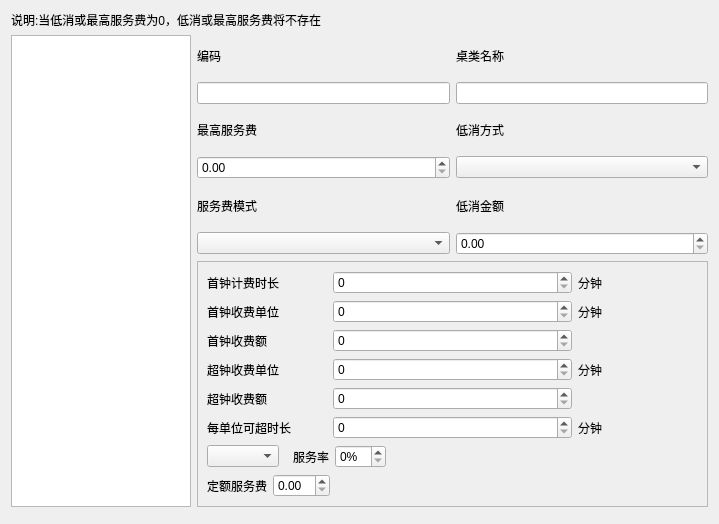
<?xml version="1.0" encoding="UTF-8"?>
<ui version="4.0">
 <class>w_bt_dish_table_tableset_Dialog</class>
 <widget class="QDialog" name="w_bt_dish_table_tableset_Dialog">
  <property name="geometry">
   <rect>
    <x>0</x>
    <y>0</y>
    <width>719</width>
    <height>524</height>
   </rect>
  </property>
  <property name="windowTitle">
   <string>Dialog</string>
  </property>
  <layout class="QVBoxLayout" name="verticalLayout_3">
   <item>
    <widget class="QLabel" name="label_7">
     <property name="styleSheet">
      <string notr="true"/>
     </property>
     <property name="text">
      <string>说明:当低消或最高服务费为0，低消或最高服务费将不存在</string>
     </property>
     <property name="wordWrap">
      <bool>true</bool>
     </property>
    </widget>
   </item>
   <item>
    <layout class="QHBoxLayout" name="horizontalLayout">
     <item>
      <widget class="lds_tableView" name="tableView">
       <property name="minimumSize">
        <size>
         <width>180</width>
         <height>150</height>
        </size>
       </property>
       <property name="maximumSize">
        <size>
         <width>180</width>
         <height>16777215</height>
        </size>
       </property>
      </widget>
     </item>
     <item>
      <layout class="QVBoxLayout" name="verticalLayout_2">
       <item>
        <layout class="QGridLayout" name="gridLayout_2">
         <item row="0" column="0">
          <widget class="QLabel" name="label">
           <property name="text">
            <string>编码</string>
           </property>
          </widget>
         </item>
         <item row="0" column="1">
          <widget class="QLabel" name="label_3">
           <property name="text">
            <string>桌类名称</string>
           </property>
          </widget>
         </item>
         <item row="1" column="0">
          <widget class="QLineEdit" name="lineEdit_ch_typeno"/>
         </item>
         <item row="1" column="1">
          <widget class="QLineEdit" name="lineEdit_vch_typename"/>
         </item>
         <item row="2" column="0">
          <widget class="QLabel" name="label_4">
           <property name="text">
            <string>最高服务费</string>
           </property>
          </widget>
         </item>
         <item row="2" column="1">
          <widget class="QLabel" name="label_2">
           <property name="text">
            <string>低消方式</string>
           </property>
          </widget>
         </item>
         <item row="3" column="0">
          <widget class="lds_doublespinbox" name="doubleSpinBox_num_max_service"/>
         </item>
         <item row="3" column="1">
          <widget class="lds_ComboBox" name="comboBox_ch_low_mode"/>
         </item>
         <item row="4" column="0">
          <widget class="QLabel" name="label_6">
           <property name="text">
            <string>服务费模式</string>
           </property>
           <property name="outer_stylesheet" stdset="0">
            <string>label_detail</string>
           </property>
          </widget>
         </item>
         <item row="4" column="1">
          <widget class="QLabel" name="label_5">
           <property name="text">
            <string>低消金额</string>
           </property>
          </widget>
         </item>
         <item row="5" column="0">
          <widget class="lds_ComboBox" name="comboBox_ch_service_mode"/>
         </item>
         <item row="5" column="1">
          <widget class="lds_doublespinbox" name="doubleSpinBox_num_lowcost"/>
         </item>
        </layout>
       </item>
       <item>
        <widget class="QFrame" name="frame">
         <property name="frameShape">
          <enum>QFrame::StyledPanel</enum>
         </property>
         <property name="frameShadow">
          <enum>QFrame::Raised</enum>
         </property>
         <property name="outer_stylesheet" stdset="0">
          <string>frame_detail_show</string>
         </property>
         <layout class="QVBoxLayout" name="verticalLayout">
          <item>
           <widget class="QFrame" name="frame_2">
            <property name="frameShape">
             <enum>QFrame::NoFrame</enum>
            </property>
            <layout class="QGridLayout" name="gridLayout">
             <property name="leftMargin">
              <number>0</number>
             </property>
             <property name="topMargin">
              <number>0</number>
             </property>
             <property name="rightMargin">
              <number>0</number>
             </property>
             <property name="bottomMargin">
              <number>0</number>
             </property>
             <item row="5" column="4">
              <widget class="QLabel" name="label_16">
               <property name="text">
                <string>分钟</string>
               </property>
              </widget>
             </item>
             <item row="5" column="1" colspan="2">
              <widget class="lds_spinbox" name="spinBox_int_over">
               <property name="maximum">
                <number>999</number>
               </property>
              </widget>
             </item>
             <item row="2" column="0">
              <widget class="QLabel" name="label_13">
               <property name="text">
                <string>首钟收费额</string>
               </property>
              </widget>
             </item>
             <item row="0" column="4">
              <widget class="QLabel" name="label_12">
               <property name="text">
                <string>分钟</string>
               </property>
              </widget>
             </item>
             <item row="3" column="1" colspan="2">
              <widget class="lds_spinbox" name="spinBox_int_unit_minute">
               <property name="maximum">
                <number>999</number>
               </property>
              </widget>
             </item>
             <item row="1" column="4">
              <widget class="QLabel" name="label_17">
               <property name="text">
                <string>分钟</string>
               </property>
              </widget>
             </item>
             <item row="2" column="1" colspan="2">
              <widget class="lds_spinbox" name="spinBox_num_start_amount">
               <property name="maximum">
                <number>999</number>
               </property>
              </widget>
             </item>
             <item row="5" column="0">
              <widget class="QLabel" name="label_18">
               <property name="text">
                <string>每单位可超时长</string>
               </property>
              </widget>
             </item>
             <item row="3" column="4">
              <widget class="QLabel" name="label_11">
               <property name="text">
                <string>分钟</string>
               </property>
              </widget>
             </item>
             <item row="3" column="0">
              <widget class="QLabel" name="label_10">
               <property name="text">
                <string>超钟收费单位</string>
               </property>
              </widget>
             </item>
             <item row="4" column="0">
              <widget class="QLabel" name="label_14">
               <property name="text">
                <string>超钟收费额</string>
               </property>
              </widget>
             </item>
             <item row="4" column="1" colspan="2">
              <widget class="lds_spinbox" name="spinBox_num_unit_amount">
               <property name="maximum">
                <number>999</number>
               </property>
              </widget>
             </item>
             <item row="1" column="0">
              <widget class="QLabel" name="label_9">
               <property name="text">
                <string>首钟收费单位</string>
               </property>
              </widget>
             </item>
             <item row="0" column="0">
              <widget class="QLabel" name="label_15">
               <property name="text">
                <string>首钟计费时长</string>
               </property>
              </widget>
             </item>
             <item row="0" column="1" colspan="2">
              <widget class="lds_spinbox" name="spinBox_int_begin_time">
               <property name="maximum">
                <number>999</number>
               </property>
              </widget>
             </item>
             <item row="1" column="1" colspan="2">
              <widget class="lds_spinbox" name="spinBox_int_start_minute">
               <property name="maximum">
                <number>999</number>
               </property>
              </widget>
             </item>
            </layout>
           </widget>
          </item>
          <item>
           <widget class="QFrame" name="frame_3">
            <property name="frameShape">
             <enum>QFrame::NoFrame</enum>
            </property>
            <layout class="QHBoxLayout" name="horizontalLayout_2">
             <property name="leftMargin">
              <number>0</number>
             </property>
             <property name="topMargin">
              <number>0</number>
             </property>
             <property name="bottomMargin">
              <number>0</number>
             </property>
             <item>
              <widget class="lds_ComboBox" name="comboBox_ch_serviceflag"/>
             </item>
             <item>
              <widget class="QLabel" name="label_8">
               <property name="minimumSize">
                <size>
                 <width>2</width>
                 <height>0</height>
                </size>
               </property>
               <property name="maximumSize">
                <size>
                 <width>2</width>
                 <height>16777215</height>
                </size>
               </property>
               <property name="text">
                <string/>
               </property>
               <property name="outer_stylesheet" stdset="0">
                <string>line_div_h</string>
               </property>
              </widget>
             </item>
             <item>
              <widget class="QLabel" name="label_20">
               <property name="text">
                <string>服务率</string>
               </property>
              </widget>
             </item>
             <item>
              <widget class="lds_spinbox" name="spinBox_int_rate">
               <property name="suffix">
                <string>%</string>
               </property>
              </widget>
             </item>
             <item>
              <spacer name="horizontalSpacer_2">
               <property name="orientation">
                <enum>Qt::Horizontal</enum>
               </property>
               <property name="sizeHint" stdset="0">
                <size>
                 <width>40</width>
                 <height>20</height>
                </size>
               </property>
              </spacer>
             </item>
            </layout>
           </widget>
          </item>
          <item>
           <widget class="QFrame" name="frame_4">
            <property name="frameShape">
             <enum>QFrame::NoFrame</enum>
            </property>
            <layout class="QHBoxLayout" name="horizontalLayout_3" stretch="0,0,1">
             <property name="leftMargin">
              <number>0</number>
             </property>
             <property name="topMargin">
              <number>0</number>
             </property>
             <property name="rightMargin">
              <number>0</number>
             </property>
             <property name="bottomMargin">
              <number>0</number>
             </property>
             <item>
              <widget class="QLabel" name="label_21">
               <property name="text">
                <string>定额服务费</string>
               </property>
              </widget>
             </item>
             <item>
              <widget class="lds_doublespinbox" name="doubleSpinBox_num_ration"/>
             </item>
             <item>
              <spacer name="horizontalSpacer">
               <property name="orientation">
                <enum>Qt::Horizontal</enum>
               </property>
               <property name="sizeHint" stdset="0">
                <size>
                 <width>40</width>
                 <height>20</height>
                </size>
               </property>
              </spacer>
             </item>
            </layout>
           </widget>
          </item>
         </layout>
        </widget>
       </item>
      </layout>
     </item>
    </layout>
   </item>
   <item>
    <widget class="lds_toolbar" name="widget"/>
   </item>
  </layout>
 </widget>
 <customwidgets>
  <customwidget>
   <class>lds_toolbar</class>
   <extends>QFrame</extends>
   <header>lds_toolbar.h</header>
   <container>1</container>
  </customwidget>
  <customwidget>
   <class>lds_tableView</class>
   <extends>QTableView</extends>
   <header>lds_tableview.h</header>
  </customwidget>
  <customwidget>
   <class>lds_ComboBox</class>
   <extends>QComboBox</extends>
   <header>lds_combobox.h</header>
  </customwidget>
  <customwidget>
   <class>lds_doublespinbox</class>
   <extends>QDoubleSpinBox</extends>
   <header>lds_doublespinbox.h</header>
  </customwidget>
  <customwidget>
   <class>lds_spinbox</class>
   <extends>QSpinBox</extends>
   <header>lds_spinbox.h</header>
  </customwidget>
 </customwidgets>
 <resources/>
 <connections/>
</ui>
